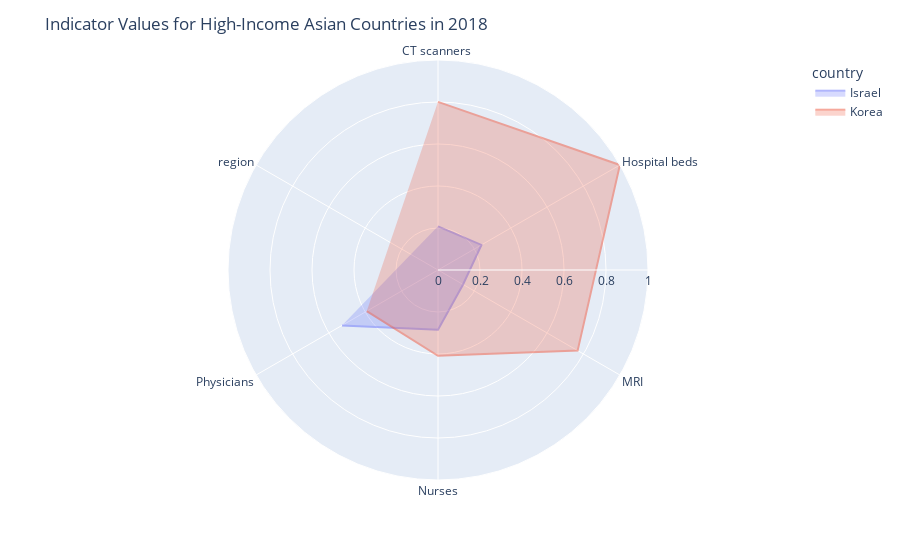

The notebook cell saved with this chart:
### Code cell
radar=pd.melt(f3_2018[(f3_2018['region']=='Asia')&(f3_2018['income_group']=='High income')], id_vars=['country', 'year','income_group'])
fig3_2018 = px.line_polar(radar, r='value', theta='variable', line_close=True, range_r=[0, 1], color='country')
fig3_2018.update_traces(fill='toself', opacity=0.5)
fig3_2018.update_layout(title='Indicator Values for High-Income Asian Countries in 2018')

fig3_2018.show()

### Figure 1 — Plotly figure (JSON) as saved in the notebook; plotly's stock layout.template omitted (floating-point values rounded to 4 significant figures)
{"data": [{"fill": "toself", "hovertemplate": "country=Israel<br>value=%{r}<br>variable=%{theta}<extra></extra>", "legendgroup": "Israel", "line": {"color": "#636efa", "dash": "solid"}, "marker": {"symbol": "circle"}, "mode": "lines", "name": "Israel", "opacity": 0.5, "r": [0.2079, 0.2387, 0.1377, 0.284, 0.5279, "Asia", 0.2079], "showlegend": true, "subplot": "polar", "theta": ["CT scanners ", "Hospital beds", "MRI", "Nurses", "Physicians", "region", "CT scanners "], "type": "scatterpolar"}, {"fill": "toself", "hovertemplate": "country=Korea<br>value=%{r}<br>variable=%{theta}<extra></extra>", "legendgroup": "Korea", "line": {"color": "#EF553B", "dash": "solid"}, "marker": {"symbol": "circle"}, "mode": "lines", "name": "Korea", "opacity": 0.5, "r": [0.8008, 1, 0.7677, 0.4088, 0.3918, "Asia", 0.8008], "showlegend": true, "subplot": "polar", "theta": ["CT scanners ", "Hospital beds", "MRI", "Nurses", "Physicians", "region", "CT scanners "], "type": "scatterpolar"}], "layout": {"legend": {"title": {"text": "country"}, "tracegroupgap": 0}, "margin": {"t": 60}, "polar": {"angularaxis": {"direction": "clockwise", "rotation": 90}, "domain": {"x": [0, 1], "y": [0, 1]}, "radialaxis": {"range": [0, 1]}}, "title": {"text": "Indicator Values for High-Income Asian Countries in 2018"}}}
